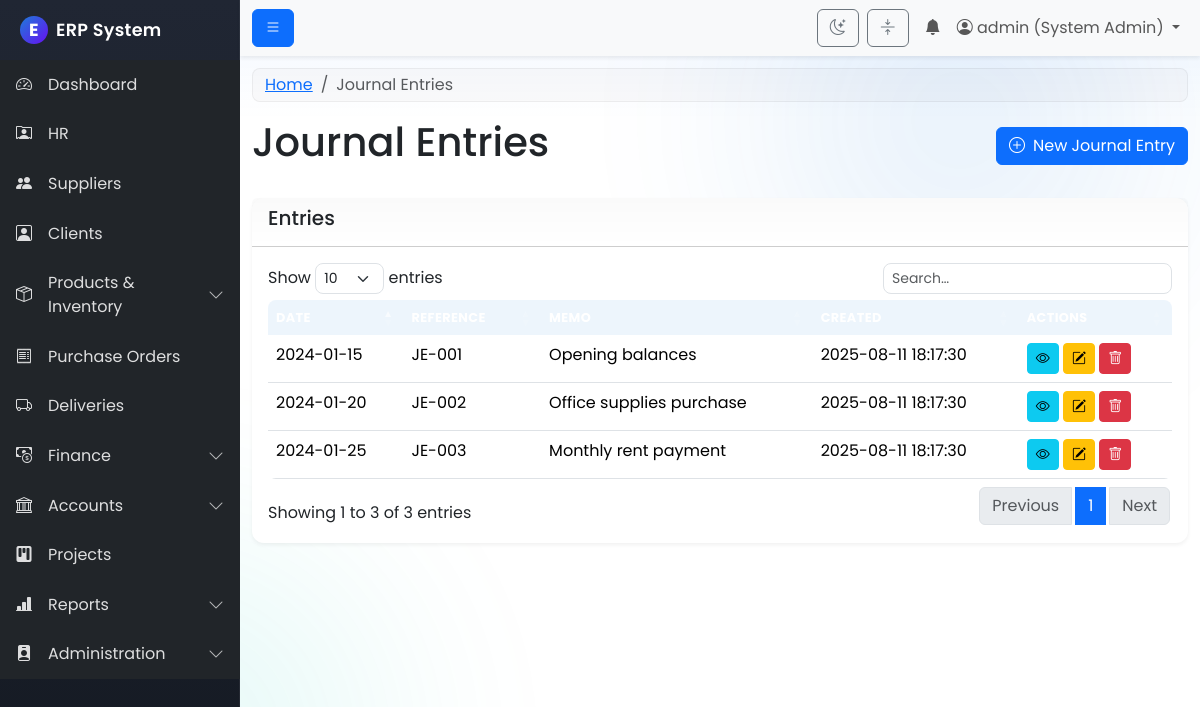
The app's page /modules/accounts/journal_entries.php (signed in) with its own data.
### tables this page shows
CREATE TABLE `journal_entries` (
  `id` int(11) NOT NULL,
  `entry_date` date NOT NULL,
  `reference` varchar(64) DEFAULT NULL,
  `memo` varchar(255) DEFAULT NULL,
  `created_at` timestamp NOT NULL DEFAULT current_timestamp()
);

### includes/permissions.php (called while the page is built, shortened)
<?php
function has_permission($required_permissions) {
    if ($_SESSION['role_name'] == 'System Admin') {
        return true;
    }
    return false;
}
?>

### modules/accounts/journal_entries.php (the view, shortened to what this page needs)
<?php
$page_title = "Journal Entries";
include('../../includes/header.php');
$conn = connect_db();
$res = $conn->query("SELECT * FROM journal_entries ORDER BY entry_date DESC, id DESC");
?>
<div class="d-flex justify-content-between align-items-center mb-4">
  <h1><?php echo $page_title; ?></h1>
  <?php if (has_permission('budget_manage')): ?>
  <a href="/erp_project/modules/accounts/new_journal_entry.php" class="btn btn-primary"><i class="bi bi-plus-circle me-2"></i>New Journal Entry</a>
  <?php endif; ?>
</div>
<div class="card">
  <div class="card-header"><h5>Entries</h5></div>
  <div class="card-body">
    <div class="table-responsive">
      <table class="table table-hover data-table">
        <thead class="table-dark">
          <tr>
            <th>Date</th>
            <th>Reference</th>
            <th>Memo</th>
            <th>Created</th>
            <?php if (has_permission('budget_manage')): ?>
            <th>Actions</th>
            <?php endif; ?>
          </tr>
        </thead>
        <tbody>
          <?php if ($res && $res->num_rows): while($row=$res->fetch_assoc()): ?>
          <tr>
            <td><?php echo htmlspecialchars($row['entry_date']); ?></td>
            <td><?php echo htmlspecialchars($row['reference']); ?></td>
            <td><?php echo htmlspecialchars($row['memo']); ?></td>
            <td><?php echo htmlspecialchars($row['created_at']); ?></td>
            <?php if (has_permission('budget_manage')): ?>
            <td>
              <a href="/erp_project/modules/accounts/view_journal_entry.php?id=<?php echo (int)$row['id']; ?>" class="btn btn-sm btn-info" title="View Details"><i class="bi bi-eye"></i></a>
              <a href="/erp_project/modules/accounts/edit_journal_entry.php?id=<?php echo (int)$row['id']; ?>" class="btn btn-sm btn-warning" title="Edit"><i class="bi bi-pencil-square"></i></a>
              <a href="/erp_project/modules/accounts/handle_delete_journal_entry.php?id=<?php echo (int)$row['id']; ?>" class="btn btn-sm btn-danger" title="Delete" onclick="return confirm('Delete this journal entry? This cannot be undone.');"><i class="bi bi-trash"></i></a>
            </td>
            <?php endif; ?>
          </tr>
          <?php endwhile; endif; ?>
        </tbody>
      </table>
    </div>
  </div>
</div>
<?php include('../../includes/footer.php'); ?>

### assets/css/style.css (style rules this page uses)
:root { --erp-sidebar-width: 15rem; --erp-brand-primary: #1e7bd9; --erp-brand-secondary: #6c757d; --erp-brand-accent: #00c4b3; --erp-shadow-sm: 0 0.125rem 0.25rem rgba(0,0,0,.06); --erp-shadow-md: 0 0.5rem 1rem rgba(0,0,0,.12); --gradient-blue: linear-gradient(135deg, #667eea 0%, #764ba2 100%); --gradient-orange: linear-gradient(135deg, #f093fb 0%, #f5576c 100%); --gradient-green: linear-gradient(135deg, #4facfe 0%, #00f2fe 100%); --gradient-purple: linear-gradient(135deg, #a8edea 0%, #fed6e3 100%); }
body { font-family: 'Poppins', sans-serif; background: var(--bs-body-bg); color: var(--bs-body-color); }
.card { border: 0; border-radius: .75rem; box-shadow: var(--erp-shadow-sm); transition: transform .2s ease, box-shadow .2s ease; }
.table { border-radius: .5rem; overflow: hidden; }
.table thead th { background: rgba(30,123,217,.08); border-bottom: 0; }
.btn { transition: transform .05s ease, box-shadow .2s ease; }
.btn-primary { box-shadow: 0 0 0 rgba(13,110,253,.0); }
body::before, body::after { content: ""; position: fixed; z-index: -1; width: 60vmax; height: 60vmax; border-radius: 50%; filter: blur(80px); opacity: .12; pointer-events: none; }
body::before { top: -20vmax; right: -10vmax; background: radial-gradient(ellipse at center, var(--erp-brand-primary) 0%, transparent 60%); }
body::after { bottom: -25vmax; left: -15vmax; background: radial-gradient(ellipse at center, var(--erp-brand-accent) 0%, transparent 60%); }
.btn { position: relative; overflow: hidden; }
.table thead th { text-transform: uppercase; letter-spacing: .4px; font-size: .8rem; }
.card > .card-header { background: linear-gradient(180deg, rgba(0,0,0,.02), transparent); font-weight: 600; }
.table thead th { background: rgba(30,123,217,.08); }

### records on screen
journal_entries: entry_date "2024-01-25", reference "JE-003", memo "Monthly rent payment", created_at "2025-08-11 18:17:30"
journal_entries: entry_date "2024-01-20", reference "JE-002", memo "Office supplies purchase", created_at "2025-08-11 18:17:30"
journal_entries: entry_date "2024-01-15", reference "JE-001", memo "Opening balances", created_at "2025-08-11 18:17:30"

### other values on screen
$_SESSION['username'] "admin"
$_SESSION['role_name'] "System Admin"
$page_title "Journal Entries"
